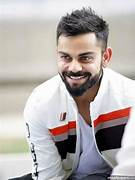
#> input picture PythonProject/person.jpeg, 135 x 180 px, found by its file name
$ python face_detection.py
#> lines starting #> are read from the running program, lines starting #| are printed output that depends on the picture; after the words box and inside, x2 and y2 are one past the last pixel; in counts of white or black regions, pixels touching at a corner belong together
import cv2

face_cascade = cv2.CascadeClassifier('haarcascade_frontalface_default.xml')

img = cv2.imread('Person.jpeg')
#> img is the input picture: shape (180, 135, 3); mean B, G, R 172.6, 174.7, 181.7
resized_img = cv2.resize(img, (100, 100))
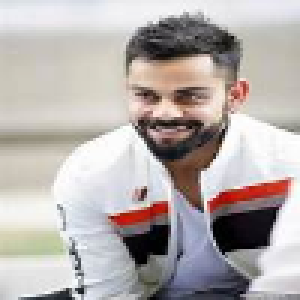
#> resized_img: shape (100, 100, 3) (shown 3 times larger); mean B, G, R 172.5, 174.6, 181.6
gray = cv2.cvtColor(img, cv2.COLOR_BGR2GRAY)
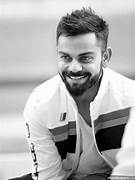
#> gray: shape (180, 135); min 0, max 255, mean 176.6
faces = face_cascade.detectMultiScale(gray, 1.3, 5, minSize=(10,10))
#> faces = [[47, 35, 57, 57]]

for (x, y, w, h) in faces:
    cv2.rectangle(gray,(x, y), (x + w, y + h), (255, 0, 0), 2)
#> this loop made 1 pass
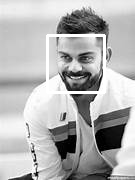
#> gray: shape (180, 135); 2.73% of pixels changed, all inside (x1, y1, x2, y2) = (46, 34, 106, 94)

cv2.imshow('Face_detection', gray)
cv2.waitKey(0)
cv2.destroyAllWindows()

$ run again, with PythonProject/group.jpeg copied over PythonProject/person.jpeg
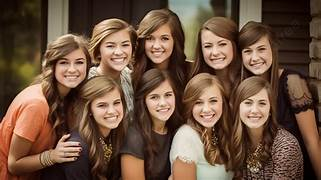
#> input picture PythonProject/group.jpeg, 321 x 180 px, found by its file name
#> img is the input picture: shape (180, 321, 3); mean B, G, R 61.3, 80.4, 108.2
#> `resized_img = cv2.resize(img, (100, 100))`:
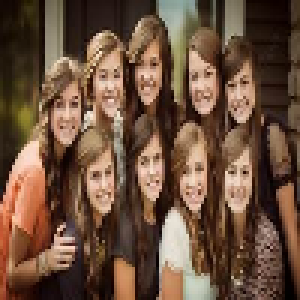
#> resized_img: shape (100, 100, 3) (shown 3 times larger); mean B, G, R 61.1, 80.2, 108
#> faces = [[144, 27, 34, 34], [99, 30, 38, 38], [197, 31, 38, 38], [52, 48, 40, 40], [144, 83, 35, 35], [88, 90, 38, 38], [184, 85, 44, 44], [233, 84, 47, 47]]
#> the loop `for (x, y, w, h) in faces:` made 8 passes
#> after the loop `for (x, y, w, h) in faces:`:
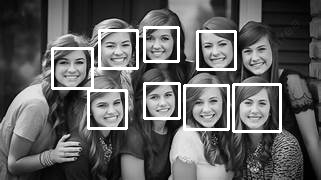
#> gray: shape (180, 321); min 0, max 255, mean 98
